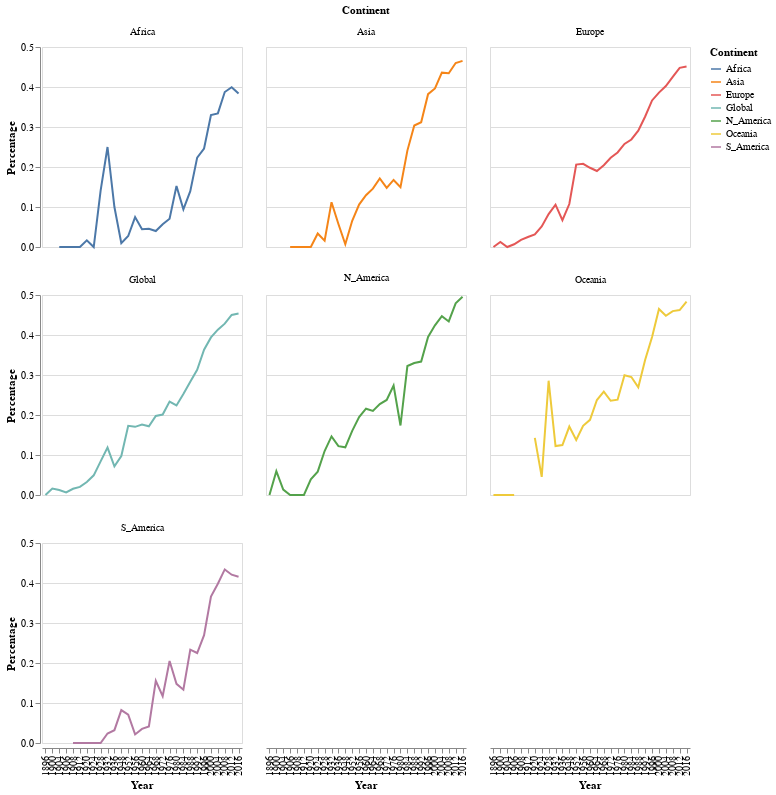

Here is the notebook cell this chart was saved with:
### Code cell
alt.Chart(df3_tidy).mark_line().encode(
    x='Year:N',
    y='Percentage:Q',
    color='Continent:N'
).properties(
    width=200,
    height=200
).facet(
    facet='Continent:N',
    columns=3
)

### Figure 1 — Vega-Lite specification as saved in the notebook (floating-point values rounded to 4 significant figures; data arrays with more than 128 entries replaced by an {"elided": "..."} marker saying what was removed)
{"config": {"view": {"continuousWidth": 400, "continuousHeight": 300}}, "data": {"name": "data-acb8a52a97fc9f86715e9135cf7dcfa4"}, "facet": {"type": "nominal", "field": "Continent"}, "spec": {"mark": "line", "encoding": {"color": {"type": "nominal", "field": "Continent"}, "x": {"type": "nominal", "field": "Year"}, "y": {"type": "quantitative", "field": "Percentage"}}, "height": 200, "width": 200}, "columns": 3, "$schema": "https://vega.github.io/schema/vega-lite/v4.0.0.json", "datasets": {"data-acb8a52a97fc9f86715e9135cf7dcfa4": {"elided": "203 records"}}}
